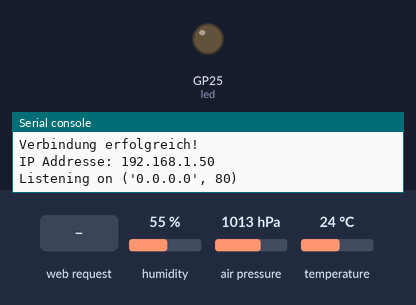
A program run on a simulated Raspberry Pi Pico running MicroPython. On the bench: output pins drawn as LEDs (lit = HIGH), the last lines printed to the serial console. The test bench sets the inputs (shaded band); at power-on: humidity 55 %, air pressure 1013 hPa, temperature 24 °C. WiFi joins after 1.5 s; values from a settings file that is not in the repository are placeholders.

Above: at 3.2 s.
3.3 s: HTTP request GET /lighton? received
At 4.0 s:
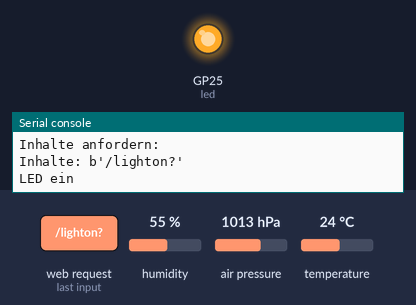
4.8 s: HTTP request GET /lightoff? received
At 5.2 s:
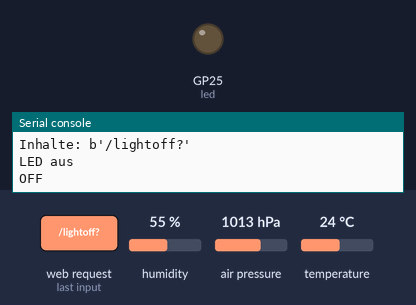
Timing chart, 0 to 7.8 s (numbered marks = the images above; inputs shaded):
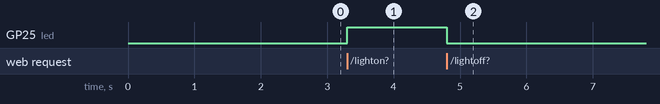

Measured:
- after the input at 3.3 s, GP25 (led): LOW → HIGH at once
- after the input at 4.8 s, GP25 (led): HIGH → LOW at once

The program:

WEB-Server3.py
```python
'''
WEB-Server3.py

WEB-Server mit externer webpage.html

Liefert BME280 Daten und schaltet die int. LED

BME280
Vin -> 3,3V
GND -> GND
SCA -> GPIO4
SCL -> GPIO5

WiFi Zugangsdaten von config.py
#config.py
wifi_ssid = 'R2-D2'
wifi_password =  'xxx'

'''

# Importieren notwendiger Module
import network
from config import wifi_ssid, wifi_password
import socket
import time
from machine import Pin, I2C
import BME280

# Konstante Variable zum Speichern des HTML-Dateipfads
HTML_FILE_PATH = "webpage.html"

# Erstellen eines LED-Objekts auf dem Pin 'LED'
led = Pin('LED', Pin.OUT)

# Initialize LED state
state = 'OFF'

# Initialisierung der I2C-Kommunikation
i2c = I2C(id=0, scl=Pin(5), sda=Pin(4), freq=10000)
bme = BME280.BME280(i2c=i2c, addr=0x76)

# Funktion zum Auslesen von HTML-Inhalten aus der Datei
def read_html_file():
    with open(HTML_FILE_PATH, "r") as file:
        return file.read()

# Abrufen der Sensormesswerte
def get_readings():
    temp = bme.temperature[:-1]
    hum = bme.humidity[:-1]
    pres = bme.pressure[:-3]
    return temp, hum, pres

# HTML-Vorlage für die Webseite
def webpage(state):
    temperature, humidity, pressure = get_readings()
    html_content = read_html_file()
    html = html_content.format(state=state, temperature=temperature, humidity=humidity, pressure=pressure)
    return html

# Init Wi-Fi-Schnittstelle
def init_wifi(ssid, password):
    wlan = network.WLAN(network.STA_IF)
    wlan.active(True)
    # Verbinde mich mit dem Netzwerk
    wlan.connect(ssid, password)
    # Warte auf die Wi-Fi-Verbindung
    connection_timeout = 10
    while connection_timeout > 0:
        print(wlan.status())
        if wlan.status() >= 3:
            break
        connection_timeout -= 1
        print('Warten auf Wi-Fi-Verbindung...')
        time.sleep(1)
    #   Überprüfe, ob die Verbindung erfolgreich ist
    if wlan.status() != 3:
        print('Verbindung zum WLAN fehlgeschlagen')
        return False
    else:
        print('Verbindung erfolgreich!')
        network_info = wlan.ifconfig()
        print('IP Addresse:', network_info[0])
        return True

if not init_wifi(wifi_ssid, wifi_password):
    print("Beende das Program.")
else:
    try:
        # Socket einrichten und mit dem auslesem beginnen
        addr = socket.getaddrinfo('0.0.0.0', 80)[0][-1]
        s = socket.socket()
        s.setsockopt(socket.SOL_SOCKET, socket.SO_REUSEADDR, 1)
        s.bind(addr)
        s.listen()
        print('Listening on', addr)

        # Hauptschleife zum Abhören
        while True:
            try:
                conn, addr = s.accept()
                print('Habe eine Verbindung mit', addr)

                # Empfangen und Analysieren der Anforderung
                request = conn.recv(1024)
                request_str = request.decode('utf-8')
                print('Inhalte anfordern:')

                try:
                    request = request.split()[1]
                    print('Inhalte:', request)
                except IndexError:
                    pass

                # Verarbeiten der Anforderungs- und Aktualisierungsvariablen
                if request == b'/lighton?':
                    print('LED ein')
                    led.value(1)
                    state = 'ON'
                elif request == b'/lightoff?':
                    print('LED aus')
                    led.value(0)
                    state = 'OFF'
                    print(state)
                # HTML-Antwort generieren
                response = webpage(state)

                # Beende die HTTP-Antwort und schließe die Verbindung
                conn.send('HTTP/1.0 200 OK\r\nContent-type: text/html\r\n\r\n')
                conn.send(response)
                conn.close()

            except OSError as e:
                conn.close()
                print('Verbindung geschlossen')

    except KeyboardInterrupt:
            print('Server vom Benutzer gestoppt.')
```
